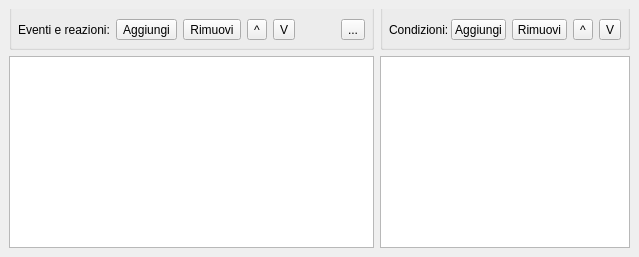
     <widget class="QWidget" name="mp_teBehaviors">
      <attribute name="title">
       <string>Behaviors</string>
      </attribute>
      <layout class="QGridLayout" name="_2">
       <property name="sizeConstraint">
        <enum>QLayout::SetDefaultConstraint</enum>
       </property>
       <property name="leftMargin">
        <number>9</number>
       </property>
       <property name="topMargin">
        <number>9</number>
       </property>
       <property name="rightMargin">
        <number>9</number>
       </property>
       <property name="bottomMargin">
        <number>9</number>
       </property>
       <property name="spacing">
        <number>6</number>
       </property>
       <item row="0" column="0">
        <widget class="QGroupBox" name="mp_gbBehaviorActions">
         <property name="sizePolicy">
          <sizepolicy hsizetype="Expanding" vsizetype="Preferred">
           <horstretch>0</horstretch>
           <verstretch>0</verstretch>
          </sizepolicy>
         </property>
         <property name="styleSheet">
          <string notr="true">QGroupBox{padding-top:15px; margin-top:-15px}</string>
         </property>
         <layout class="QGridLayout">
          <property name="leftMargin">
           <number>8</number>
          </property>
          <property name="topMargin">
           <number>8</number>
          </property>
          <property name="rightMargin">
           <number>8</number>
          </property>
          <property name="bottomMargin">
           <number>8</number>
          </property>
          <property name="spacing">
           <number>6</number>
          </property>
          <item row="0" column="2">
           <widget class="QToolButton" name="mp_tbDelBehavior">
            <property name="sizePolicy">
             <sizepolicy hsizetype="Fixed" vsizetype="Fixed">
              <horstretch>0</horstretch>
              <verstretch>0</verstretch>
             </sizepolicy>
            </property>
            <property name="toolTip">
             <string>Rimuovi</string>
            </property>
            <property name="text">
             <string>Rimuovi</string>
            </property>
           </widget>
          </item>
          <item row="0" column="3">
           <widget class="QToolButton" name="mp_tbMoveUpBehavior">
            <property name="sizePolicy">
             <sizepolicy hsizetype="Fixed" vsizetype="Fixed">
              <horstretch>0</horstretch>
              <verstretch>0</verstretch>
             </sizepolicy>
            </property>
            <property name="toolTip">
             <string>Muovi su</string>
            </property>
            <property name="text">
             <string>^</string>
            </property>
           </widget>
          </item>
          <item row="0" column="0">
           <widget class="QLabel" name="label">
            <property name="minimumSize">
             <size>
              <width>65</width>
              <height>0</height>
             </size>
            </property>
            <property name="text">
             <string>Eventi e reazioni:</string>
            </property>
           </widget>
          </item>
          <item row="0" column="4">
           <widget class="QToolButton" name="mp_tbMoveDownBehavior">
            <property name="sizePolicy">
             <sizepolicy hsizetype="Fixed" vsizetype="Fixed">
              <horstretch>0</horstretch>
              <verstretch>0</verstretch>
             </sizepolicy>
            </property>
            <property name="toolTip">
             <string>Muovi giu'</string>
            </property>
            <property name="text">
             <string>V</string>
            </property>
           </widget>
          </item>
          <item row="0" column="6" alignment="Qt::AlignRight">
           <widget class="QToolButton" name="mp_BtnFullscreen">
            <property name="toolTip">
             <string>Modifica i behavior in full window o esci da full window</string>
            </property>
            <property name="text">
             <string>...</string>
            </property>
           </widget>
          </item>
          <item row="0" column="5">
           <spacer name="horizontalSpacer">
            <property name="orientation">
             <enum>Qt::Horizontal</enum>
            </property>
            <property name="sizeHint" stdset="0">
             <size>
              <width>40</width>
              <height>20</height>
             </size>
            </property>
           </spacer>
          </item>
          <item row="0" column="1">
           <widget class="QToolButton" name="mp_tbAddBehavior">
            <property name="sizePolicy">
             <sizepolicy hsizetype="Fixed" vsizetype="Fixed">
              <horstretch>0</horstretch>
              <verstretch>0</verstretch>
             </sizepolicy>
            </property>
            <property name="toolTip">
             <string>Aggiungi</string>
            </property>
            <property name="text">
             <string>Aggiungi</string>
            </property>
           </widget>
          </item>
         </layout>
        </widget>
       </item>
       <item row="1" column="0">
        <widget class="QTableView" name="mp_Behaviors">
         <property name="sizePolicy">
          <sizepolicy hsizetype="Expanding" vsizetype="Expanding">
           <horstretch>0</horstretch>
           <verstretch>0</verstretch>
          </sizepolicy>
         </property>
         <property name="minimumSize">
          <size>
           <width>300</width>
           <height>0</height>
          </size>
         </property>
         <property name="maximumSize">
          <size>
           <width>16777215</width>
           <height>16777215</height>
          </size>
         </property>
         <property name="baseSize">
          <size>
           <width>200</width>
           <height>0</height>
          </size>
         </property>
         <attribute name="verticalHeaderMinimumSectionSize">
          <number>16</number>
         </attribute>
         <attribute name="verticalHeaderDefaultSectionSize">
          <number>16</number>
         </attribute>
        </widget>
       </item>
       <item row="0" column="1">
        <widget class="QGroupBox" name="mp_gbBehaviorConditions">
         <property name="sizePolicy">
          <sizepolicy hsizetype="Minimum" vsizetype="Preferred">
           <horstretch>0</horstretch>
           <verstretch>0</verstretch>
          </sizepolicy>
         </property>
         <property name="maximumSize">
          <size>
           <width>250</width>
           <height>16777215</height>
          </size>
         </property>
         <property name="styleSheet">
          <string notr="true">QGroupBox{padding-top:15px; margin-top:-15px}</string>
         </property>
         <layout class="QGridLayout" name="lay_Conditions">
          <property name="leftMargin">
           <number>8</number>
          </property>
          <property name="topMargin">
           <number>8</number>
          </property>
          <property name="rightMargin">
           <number>8</number>
          </property>
          <property name="bottomMargin">
           <number>8</number>
          </property>
          <property name="spacing">
           <number>6</number>
          </property>
          <item row="0" column="0">
           <widget class="QLabel" name="label">
            <property name="minimumSize">
             <size>
              <width>65</width>
              <height>0</height>
             </size>
            </property>
            <property name="text">
             <string>Condizioni:</string>
            </property>
           </widget>
          </item>
          <item row="0" column="1">
           <widget class="QToolButton" name="mp_tbAddCondition">
            <property name="sizePolicy">
             <sizepolicy hsizetype="Fixed" vsizetype="Fixed">
              <horstretch>0</horstretch>
              <verstretch>0</verstretch>
             </sizepolicy>
            </property>
            <property name="toolTip">
             <string>Aggiungi</string>
            </property>
            <property name="text">
             <string>Aggiungi</string>
            </property>
           </widget>
          </item>
          <item row="0" column="2">
           <widget class="QToolButton" name="mp_tbDelCondition">
            <property name="sizePolicy">
             <sizepolicy hsizetype="Fixed" vsizetype="Fixed">
              <horstretch>0</horstretch>
              <verstretch>0</verstretch>
             </sizepolicy>
            </property>
            <property name="toolTip">
             <string>Rimuovi</string>
            </property>
            <property name="text">
             <string>Rimuovi</string>
            </property>
           </widget>
          </item>
          <item row="0" column="3">
           <widget class="QToolButton" name="mp_tbMoveUpCondition">
            <property name="sizePolicy">
             <sizepolicy hsizetype="Fixed" vsizetype="Fixed">
              <horstretch>0</horstretch>
              <verstretch>0</verstretch>
             </sizepolicy>
            </property>
            <property name="toolTip">
             <string>Muovi su</string>
            </property>
            <property name="text">
             <string>^</string>
            </property>
           </widget>
          </item>
          <item row="0" column="4">
           <widget class="QToolButton" name="mp_tbMoveDownCondition">
            <property name="sizePolicy">
             <sizepolicy hsizetype="Fixed" vsizetype="Fixed">
              <horstretch>0</horstretch>
              <verstretch>0</verstretch>
             </sizepolicy>
            </property>
            <property name="toolTip">
             <string>Muovi giu'</string>
            </property>
            <property name="text">
             <string>V</string>
            </property>
           </widget>
          </item>
          <item row="0" column="5">
           <spacer>
            <property name="orientation">
             <enum>Qt::Horizontal</enum>
            </property>
            <property name="sizeHint" stdset="0">
             <size>
              <width>5</width>
              <height>23</height>
             </size>
            </property>
           </spacer>
          </item>
         </layout>
        </widget>
       </item>
       <item row="1" column="1">
        <widget class="QTableView" name="mp_Conditions">
         <property name="sizePolicy">
          <sizepolicy hsizetype="Minimum" vsizetype="Expanding">
           <horstretch>0</horstretch>
           <verstretch>0</verstretch>
          </sizepolicy>
         </property>
         <property name="minimumSize">
          <size>
           <width>0</width>
           <height>0</height>
          </size>
         </property>
         <property name="maximumSize">
          <size>
           <width>250</width>
           <height>16777215</height>
          </size>
         </property>
         <property name="baseSize">
          <size>
           <width>200</width>
           <height>0</height>
          </size>
         </property>
         <property name="horizontalScrollBarPolicy">
          <enum>Qt::ScrollBarAlwaysOff</enum>
         </property>
        </widget>
       </item>
      </layout>
     </widget>
